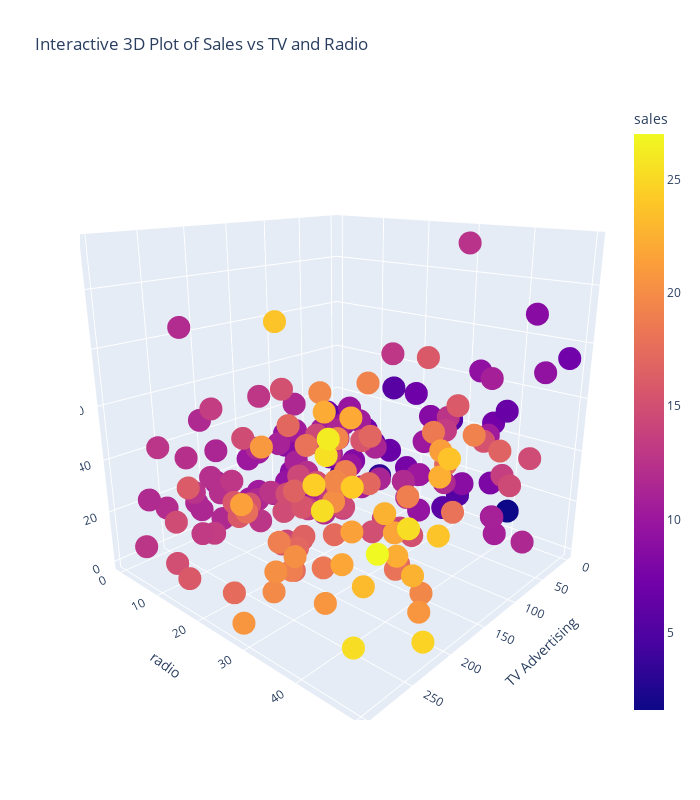

Notebook cell for this chart:
### Code cell
import plotly.express as px


# Create an interactive 3D scatter plot
fig = px.scatter_3d(advertising_data, x='TV',y='radio',z='newspaper',color='sales',
    title='Interactive 3D Plot of Sales vs TV and Radio',
    labels={'TV': 'TV Advertising', 'Radio': 'Radio Advertising', 'Newspaper Advertising': 'Newspaper'},
    width=700,  # Increase width
    height=800 
)

# Show the plot
fig.show()

### Figure 1 — Plotly figure (JSON) as saved in the notebook; plotly's stock layout.template omitted (floating-point values rounded to 4 significant figures; data arrays with more than 128 entries replaced by an {"elided": "..."} marker saying what was removed)
{"data": [{"hovertemplate": "TV Advertising=%{x}<br>radio=%{y}<br>newspaper=%{z}<br>sales=%{marker.color}<extra></extra>", "legendgroup": "", "marker": {"color": {"elided": "200 float values"}, "coloraxis": "coloraxis", "symbol": "circle"}, "mode": "markers", "name": "", "scene": "scene", "showlegend": false, "type": "scatter3d", "x": {"elided": "200 float values"}, "y": {"elided": "200 float values"}, "z": {"elided": "200 float values"}}], "layout": {"coloraxis": {"colorbar": {"title": {"text": "sales"}}, "colorscale": [[0, "#0d0887"], [0.1111, "#46039f"], [0.2222, "#7201a8"], [0.3333, "#9c179e"], [0.4444, "#bd3786"], [0.5556, "#d8576b"], [0.6667, "#ed7953"], [0.7778, "#fb9f3a"], [0.8889, "#fdca26"], [1, "#f0f921"]]}, "height": 800, "legend": {"tracegroupgap": 0}, "scene": {"aspectmode": "auto", "aspectratio": {"x": 1, "y": 1, "z": 1}, "camera": {"center": {"x": 0, "y": 0, "z": 0}, "eye": {"x": 1.526, "y": 1.375, "z": 0.6836}, "projection": {"type": "perspective"}, "up": {"x": 0, "y": 0, "z": 1}}, "domain": {"x": [0, 1], "y": [0, 1]}, "xaxis": {"title": {"text": "TV Advertising"}, "type": "linear"}, "yaxis": {"title": {"text": "radio"}, "type": "linear"}, "zaxis": {"title": {"text": "newspaper"}, "type": "linear"}}, "title": {"text": "Interactive 3D Plot of Sales vs TV and Radio"}, "width": 700}}
